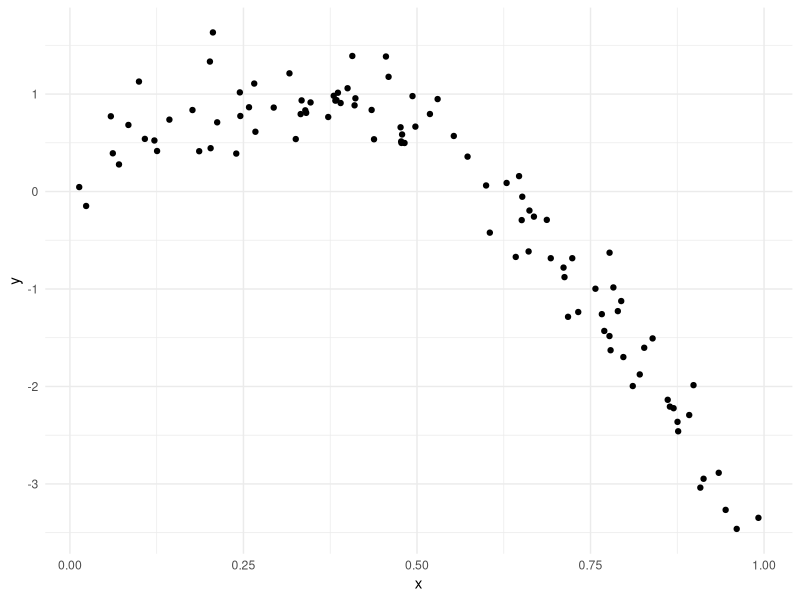
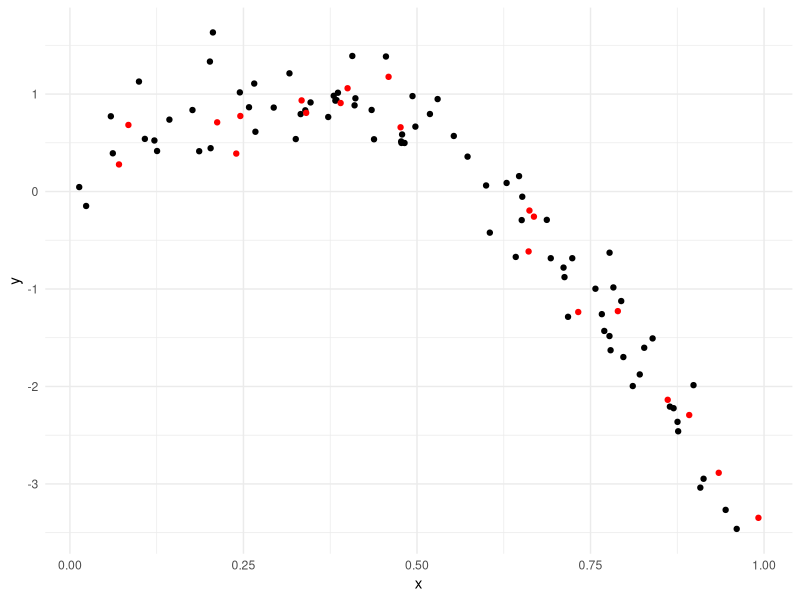
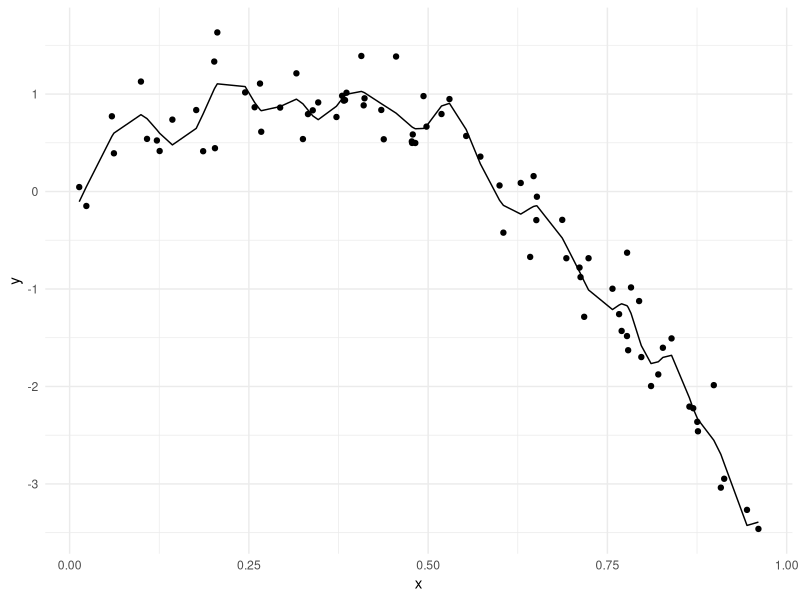

Write R code to recreate these figures, in order.
## ---- chunk 1
library(tidyverse)

knitr::opts_chunk$set(
	echo = TRUE,
	warning = FALSE,
  fig.width = 6,
  fig.asp = .6,
  out.width = "90%"
)

theme_set(theme_minimal() + theme(legend.position = "bottom"))

options(
  ggplot2.continuous.colour = "viridis",
  ggplot2.continuous.fill = "viridis"
)

scale_colour_discrete = scale_colour_viridis_d
scale_fill_discrete = scale_fill_viridis_d
## ---- chunk 2
library(tidyverse)
library(modelr)

set.seed(1)
## ---- chunk 3
nonlin_df = 
  tibble(
    id = 1:100,
    x = runif(100, 0, 1),
    y = 1 - 10 * (x - .3) ^ 2 + rnorm(100, 0, 0.3)
  )

nonlin_df |> 
  ggplot(aes(x = x, y = y)) + 
  geom_point()
## ---- chunk 4
train_df = sample_n(nonlin_df, 80)
test_df = anti_join(nonlin_df, train_df, by = "id")
## ---- chunk 5
train_df |> 
  ggplot(aes(x = x, y = y)) + 
  geom_point() + 
  geom_point(data = test_df, color = "red")
## ---- chunk 6
linear_mod = lm(y ~ x, data = train_df)
smooth_mod = mgcv::gam(y ~ s(x), data = train_df)
wiggly_mod = mgcv::gam(y ~ s(x, k = 30), sp = 10e-6, data = train_df)
## ---- chunk 7
train_df |> 
  modelr::add_predictions(wiggly_mod) |> 
  ggplot(aes(x = x, y = y)) + 
  geom_point() + 
  geom_line(aes(y = pred))
## ---- chunk 8
rmse(linear_mod, train_df)
rmse(smooth_mod, train_df)
rmse(wiggly_mod, train_df)
## ---- chunk 9
rmse(linear_mod, test_df)
rmse(smooth_mod, test_df)
rmse(wiggly_mod, test_df)
